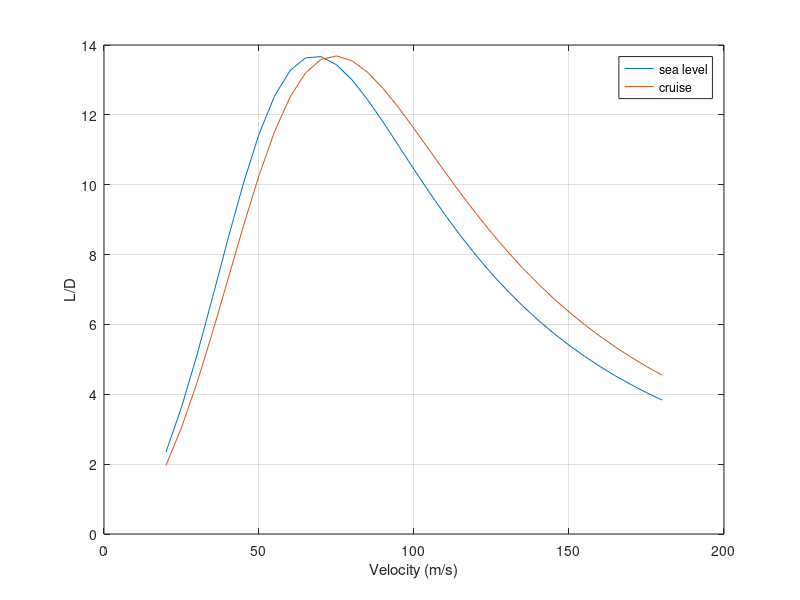

MATLAB code for this plot:
clc;
% L/D
W= 8600*9.81;
S= 38.8;
e= 0.8;
AR= 8.351;
CDo= 0.028;
Vel=20:5:180;
%%
CL=zeros(1,length(Vel));
CD=zeros(1,length(Vel));
LD=zeros(1,length(Vel));

CL2=zeros(1,length(Vel));
CD2=zeros(1,length(Vel));
LD2=zeros(1,length(Vel));

for numVel=1:length(Vel)
 V=Vel(numVel);
 CL(numVel)= W/(.5*1.225*V^2*S);
 CD(numVel)= CDo + CL(numVel)^2/(pi*e*AR);
 LD(numVel)= (CL(numVel)/CD(numVel));
end
%at 6000ft 1.02368
for numVel=1:length(Vel)
 V=Vel(numVel);
 CL2(numVel)= W/(.5*1.02368*V^2*S);
 CD2(numVel)= CDo + CL2(numVel)^2/(pi*e*AR);
 LD2(numVel)= (CL2(numVel)/CD2(numVel));
end
figure(11)
plot(Vel,LD,Vel,LD2)
grid on
xlabel('Velocity (m/s)')
ylabel('L/D')
legend('sea level','cruise')